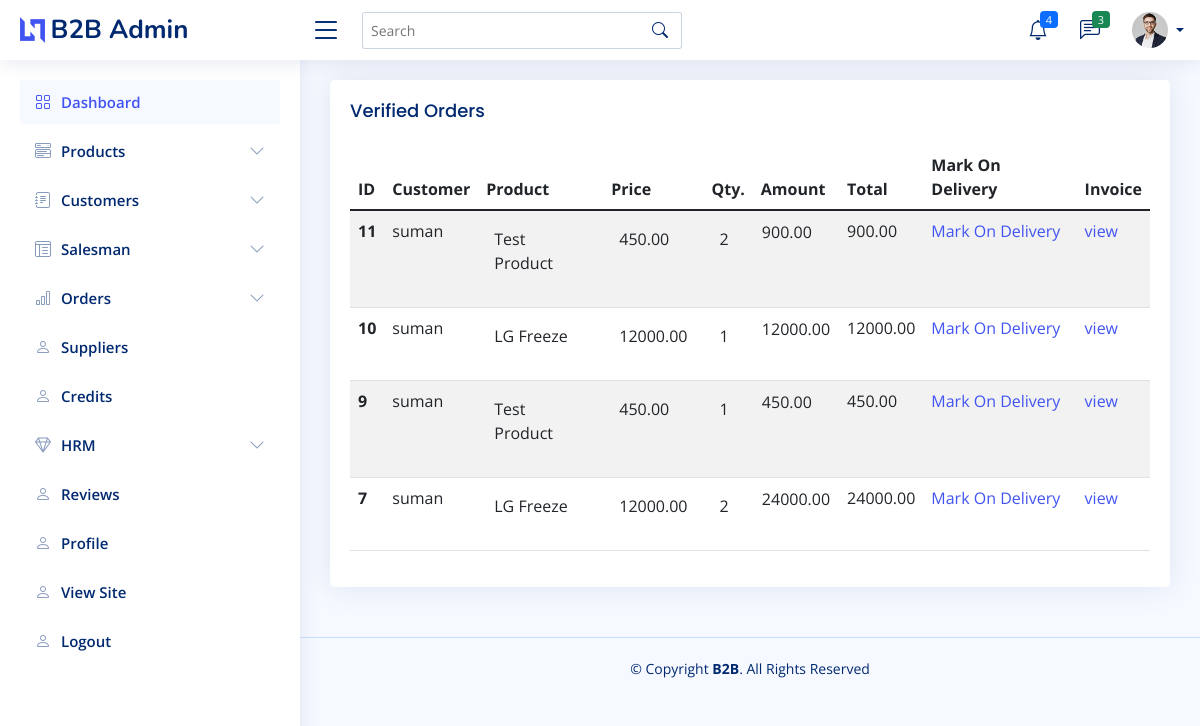
The app's page /admin-dashboard/orders/verified/, older data.
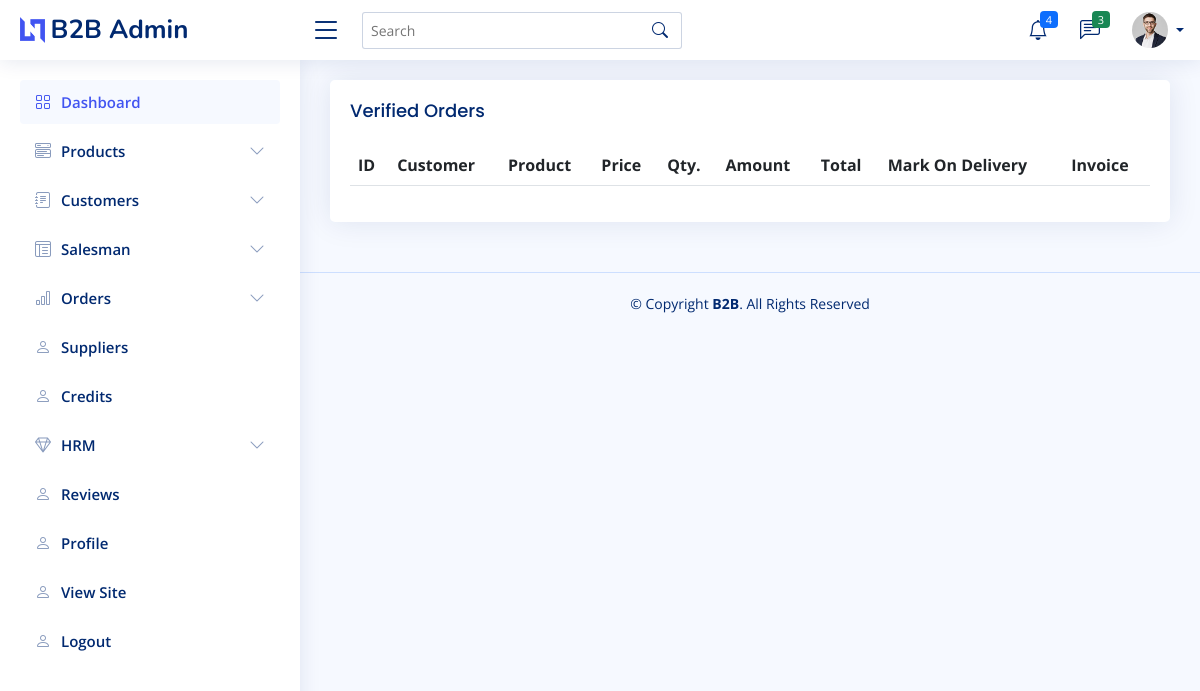
The same page, newer data.
### orders/models.py (models this page shows, shortened)
class Order(models.Model):
    PAYMENT_CHOICES = [('credit', 'Credit'),('cod', 'Cash on Delivery')]
    ORDER_STATUS_CHOICES = [('unverified', 'Unverified'),
                            ('verified','Verified'),
                            ('on_delivery', 'On Delivery'),
                            ('delivered', 'Delivered'),
                            ('cancelled','Cancelled')]
    user = models.ForeignKey(User, on_delete = models.CASCADE, related_name = 'orders')
    payment_method = models.CharField(max_length = 50, choices = PAYMENT_CHOICES)
    order_status = models.CharField(max_length = 50, choices = ORDER_STATUS_CHOICES)
    created = models.DateTimeField(auto_now_add = True)
    updated = models.DateTimeField(auto_now = True)
    objects = OrderManager()
    class Meta:
        ordering = ['-created']
    def get_total_cost(self):
        return sum([item.get_cost() for item in self.items.all()])

class OrderItem(models.Model):
    order = models.ForeignKey(Order, on_delete = models.CASCADE, related_name = 'items')
    product = models.ForeignKey(Product, on_delete = models.CASCADE)
    quantity = models.PositiveIntegerField(default = 1)
    def get_cost(self):
        if self.product.discounted_price:
            return self.product.discounted_price * self.quantity
        else:
            return self.product.price * self.quantity

### user/models.py (models this page shows)
class User(AbstractUser):
    is_customer = models.BooleanField(default = False)
    is_salesman = models.BooleanField(default = False)
    is_admin = models.BooleanField(default  = False)

### shop/models.py (models this page shows, shortened)
class Product(models.Model):
    COLOR_CHOICES = [
        ('white', 'White'),
        ('black', 'Black'),
        ('grey', 'Grey'),
        ('silver', 'Silver'),
        ('golden', 'Golden'),
    ]
    category = models.ForeignKey(Category, on_delete = models.CASCADE, related_name = 'products', verbose_name="Category*")
    sub_category = models.ForeignKey(SubCategory, on_delete = models.CASCADE, related_name = 'products', verbose_name="Sub Category*")
    sub_sub_category = models.ForeignKey(SubSubCategory, on_delete = models.CASCADE, related_name = 'products', verbose_name="Sub Sub Category*")
    name = models.CharField('Product Name*',max_length = 500)
    brand = models.ForeignKey(Brand, on_delete = models.CASCADE, blank = True, null = True, related_name = 'products')
    image = models.FileField('Product Images*',upload_to = 'images/')
    color = models.CharField('Product Color*',max_length=100, choices = COLOR_CHOICES, blank = True, null = True)
    price = models.DecimalField('Price*',max_digits = 10,decimal_places = 2)
    discounted_price = models.DecimalField('Discounted Price',max_digits = 10, decimal_places = 2, blank = True, null = True)
    stock = models.PositiveIntegerField('Stock*')
    size = models.CharField(max_length = 10, blank = True, null = True)
    type = models.CharField('Product Type',max_length = 10, blank = True, null = True)
    is_featured = models.BooleanField('Featured Product',default = False)
    created_date = models.DateTimeField(auto_now_add = True)
    updated_date = models.DateTimeField(auto_now = True)

### orders/views.py (the view)
# urls.py: path('admin-dashboard/orders/verified/', views.verified_orders, name = 'verified_orders'),
def verified_orders(request):
    verified_orders = Order.objects.filter(order_status = 'verified')
    return render(request, 'orders/verified_orders.html', {'verified_orders':verified_orders})

### orders/models.py (called while the page is built)
    def get_queryset(self):
        return OrderQuerySet(self.model, using=self._db)

### orders/templates/orders/verified_orders.html
{% extends 'shop/admin_base.html' %}
{% block main %}
<section class="section">
      <div class="row">
        <div class="col-lg-12">
          <div class="card">
            <div class="card-body">
              <h5 class="card-title">Verified Orders</h5>
              <table class="table table-striped datatable">
                <thead>
                  <tr>
                    <th scope="col">ID</th>
                    <th scope="col">Customer</th>
                    <th scope="col">Product</th>
                    <th scope="col">Price</th>
                    <th scope="col">Qty.</th>
                    <th scope="col">Amount</th>
                    <th scope="col">Total</th>
                    <th scope="col">Mark On Delivery</th>
                    <th scope="col">Invoice</th>
                  </tr>
                </thead>
                <tbody>
                {% for order in verified_orders %}
                  <tr>
                    <th scope="row">{{order.id}}</th>
                    <td>{{order.user}}</td>
                    <td>
                        <table class="table table-borderless">
                        {% for item in order.items.all %}
                            <tr>
                            <td>{{item.product.name}}</td>
                            </tr>
                        {% endfor%}
                        </table>
                    </td>
                    <td>
                        <table class="table table-borderless">
                        {% for item in order.items.all %}
                            <tr>
                                {% if item.product.discounted_price%}
                                <td>{{item.product.discounted_price}}</td>
                                {% else %}
                                <td>{{item.product.price}}</td>
                                {% endif %}
                            </tr>
                        {% endfor%}
                        </table>
                    </td>
                    <td>
                        <table class="table table-borderless">
                        {% for item in order.items.all %}
                            <tr>
                                <td>{{item.quantity}}</td>
                            </tr>
                        {% endfor%}
                        </table>
                    </td>
                    <td>
                        <table>
                        {% for item in order.items.all %}
                            <tr>
                                <td>{{item.get_cost}}</td>
                            </tr>
                        {% endfor%}
                        </table>
                    </td>
                    <td>{{order.get_total_cost}}</td>
                    <td><a href="{% url 'orders:mark_on_delivery' order.id %}"> Mark On Delivery</a></td>
                    <td><a href="{% url 'orders:order_invoice' order.id %}">view</a></td>
                  </tr>
                  {% endfor%}
                </tbody>
              </table>
            </div>
          </div>
        </div>
      </div>
    </section>
{% endblock %}

### shop/templates/shop/admin_base.html (shortened to what this page needs)
{% load static %}
<!DOCTYPE html>
<html lang="en">
  <head>
    <link
      href="{% static 'shop/assets/vendor/bootstrap/css/bootstrap.min.css' %}"
      rel="stylesheet"
    />
    <link
      href="{% static 'shop/assets/vendor/bootstrap-icons/bootstrap-icons.css' %}"
      rel="stylesheet"
    />
    <link
      href="{% static 'shop/assets/vendor/boxicons/css/boxicons.min.css' %}"
      rel="stylesheet"
    />
    <link
      href="{% static 'shop/assets/vendor/quill/quill.snow.css' %}"
      rel="stylesheet"
    />
    <link
      href="{% static 'shop/assets/vendor/quill/quill.bubble.css' %}"
      rel="stylesheet"
    />
    <link
      href="{% static 'shop/assets/vendor/remixicon/remixicon.css' %}"
      rel="stylesheet"
    />
    <link
      href="{% static 'shop/assets/vendor/simple-datatables/style.css' %}"
      rel="stylesheet"
    />
    <link href="{% static 'shop/assets/css/style.css' %}" rel="stylesheet" />
  </head>
  <body>
    <header id="header" class="header fixed-top d-flex align-items-center">
      <div class="d-flex align-items-center justify-content-between">
        <a href="{% url 'shop:admin_dashboard' %}" class="logo d-flex align-items-center">
          <img src="{% static 'shop/assets/img/logo.png' %}" alt="" />
          <span class="d-none d-lg-block">B2B Admin</span>
        </a>
        <i class="bi bi-list toggle-sidebar-btn"></i>
      </div>
      <div class="search-bar">
        <form
          class="search-form d-flex align-items-center"
          method="POST"
          action="#"
        >
          <input
            type="text"
            name="query"
            placeholder="Search"
            title="Enter search keyword"
          />
          <button type="submit" title="Search">
            <i class="bi bi-search"></i>
          </button>
        </form>
      </div>
      <nav class="header-nav ms-auto">
        <ul class="d-flex align-items-center">
          <li class="nav-item dropdown">
            <a class="nav-link nav-icon" href="#" data-bs-toggle="dropdown">
              <i class="bi bi-bell"></i>
              <span class="badge bg-primary badge-number">4</span> </a
            >
          </li>
          <li class="nav-item dropdown">
            <a class="nav-link nav-icon" href="#" data-bs-toggle="dropdown">
              <i class="bi bi-chat-left-text"></i>
              <span class="badge bg-success badge-number">3</span> </a
            >
          </li>
          <li class="nav-item dropdown pe-3">
            <a
              class="nav-link nav-profile d-flex align-items-center pe-0"
              href="#"
              data-bs-toggle="dropdown"
            >
              <img
                src="{% static 'shop/assets/img/profile-img.jpg' %}"
                alt="Profile"
                class="rounded-circle"
              />
              <span class="d-none d-md-block dropdown-toggle ps-2"
                >{{request.user.username}}</span
              > </a
            >
          </li>
        </ul>
      </nav>
    </header>
    <aside id="sidebar" class="sidebar">
      <ul class="sidebar-nav" id="sidebar-nav">
        <li class="nav-item">
          <a class="nav-link" href="{% url 'shop:admin_dashboard' %}">
            <i class="bi bi-grid"></i>
            <span>Dashboard</span>
          </a>
        </li>
        <li class="nav-item">
          <a
            class="nav-link collapsed"
            data-bs-target="#components-nav"
            data-bs-toggle="collapse"
            href="#"
          >
            <i class="bi bi-menu-button-wide"></i><span>Products</span
            ><i class="bi bi-chevron-down ms-auto"></i>
          </a>
        </li>
        <li class="nav-item">
          <a
            class="nav-link collapsed"
            data-bs-target="#forms-nav"
            data-bs-toggle="collapse"
            href="#"
          >
            <i class="bi bi-journal-text"></i><span>Customers</span
            ><i class="bi bi-chevron-down ms-auto"></i>
          </a>
        </li>
        <li class="nav-item">
          <a
            class="nav-link collapsed"
            data-bs-target="#tables-nav"
            data-bs-toggle="collapse"
            href="#"
          >
            <i class="bi bi-layout-text-window-reverse"></i><span>Salesman</span
            ><i class="bi bi-chevron-down ms-auto"></i>
          </a>
        </li>
        <li class="nav-item">
          <a
            class="nav-link collapsed"
            data-bs-target="#charts-nav"
            data-bs-toggle="collapse"
            href="#"
          >
            <i class="bi bi-bar-chart"></i><span>Orders</span
            ><i class="bi bi-chevron-down ms-auto"></i>
          </a>
        </li>
        <li class="nav-item">
          <a class="nav-link collapsed" href="users-profile.html">
            <i class="bi bi-person"></i>
            <span>Suppliers</span>
          </a>
        </li>
        <li class="nav-item">
          <a class="nav-link collapsed" href="{% url 'accounting:list_credits' %}">
            <i class="bi bi-person"></i>
            <span>Credits</span>
          </a>
        </li>
        <li class="nav-item">
          <a class="nav-link collapsed" data-bs-target="#icons-nav" data-bs-toggle="collapse" href="#">
            <i class="bi bi-gem"></i><span>HRM</span><i class="bi bi-chevron-down ms-auto"></i>
          </a>
        </li>
        <li class="nav-item">
          <a class="nav-link collapsed" href="users-profile.html">
            <i class="bi bi-person"></i>
            <span>Reviews</span>
          </a>
        </li>
        <li class="nav-item">
          <a class="nav-link collapsed" href="{% url 'shop:admin_profile'%}">
            <i class="bi bi-person"></i>
            <span>Profile</span>
          </a>
        </li>
        <li class="nav-item">
          <a class="nav-link collapsed" href="/">
            <i class="bi bi-person"></i>
            <span>View Site</span>
          </a>
        </li>
        <li class="nav-item">
          <a class="nav-link collapsed" href="{% url 'account_logout' %}">
            <i class="bi bi-person"></i>
            <span>Logout</span>
          </a>
        </li>
      </ul>
    </aside>
    <main id="main" class="main">
      {% block main %}
      {% endblock %}
    </main>
    <footer id="footer" class="footer">
    <div class="copyright">
        &copy; Copyright <strong><span>B2B</span></strong
        >. All Rights Reserved
    </div>
    </footer>
  </body>
</html>

### shop/static/shop/assets/css/style.css (style rules this page uses)
:root { scroll-behavior: smooth; }
body { font-family: "Open Sans", sans-serif; background: #f6f9ff; color: #444444; }
a { color: #4154f1; text-decoration: none; }
h1, h2, h3, h4, h5, h6 { font-family: "Nunito", sans-serif; }
#main { margin-top: 60px; padding: 20px 30px; transition: all 0.3s; }
.card { margin-bottom: 30px; border: none; border-radius: 5px; box-shadow: 0px 0 30px rgba(1, 41, 112, 0.1); }
.card-title { padding: 20px 0 15px 0; font-size: 18px; font-weight: 500; color: #012970; font-family: "Poppins", sans-serif; }
.card-body { padding: 0 20px 20px 20px; }
.logo { line-height: 1; }
@media (min-width: 1200px) { .logo { width: 280px; } }
.logo img { max-height: 26px; margin-right: 6px; }
.logo span { font-size: 26px; font-weight: 700; color: #012970; font-family: "Nunito", sans-serif; }
.header { transition: all 0.5s; z-index: 997; height: 60px; box-shadow: 0px 2px 20px rgba(1, 41, 112, 0.1); background-color: #fff; padding-left: 20px; }
.header .toggle-sidebar-btn { font-size: 32px; padding-left: 10px; cursor: pointer; color: #012970; }
.header .search-bar { min-width: 360px; padding: 0 20px; }
.header .search-form { width: 100%; }
.header .search-form input { border: 0; font-size: 14px; color: #012970; border: 1px solid rgba(1, 41, 112, 0.2); padding: 7px 38px 7px 8px; border-radius: 3px; transition: 0.3s; width: 100%; }
.header .search-form button { border: 0; padding: 0; margin-left: -30px; background: none; }
.header .search-form button i { color: #012970; }
.header-nav ul { list-style: none; }
.header-nav > ul { margin: 0; padding: 0; }
.header-nav .nav-icon { font-size: 20px; color: #012970; }
.header-nav .nav-profile { color: #012970; }
.header-nav .nav-profile img { max-height: 36px; }
.header-nav .nav-profile span { font-size: 14px; font-weight: 600; }
.header-nav .badge-number { position: absolute; inset: 4px 6px auto auto; font-weight: normal; font-size: 11px; padding: 3px 6px; }
.sidebar { position: fixed; top: 60px; left: 0; bottom: 0; width: 300px; z-index: 996; transition: all 0.3s; padding: 20px; overflow-y: auto; scrollbar-width: thin; scrollbar-color: #aab7cf transparent; box-shadow: 0px 0px 20px rgba(1, 41, 112, 0.1); background-color: #fff; }
@media (min-width: 1200px) { #main, #footer { margin-left: 300px; } }
.sidebar-nav { padding: 0; margin: 0; list-style: none; }
.sidebar-nav li { padding: 0; margin: 0; list-style: none; }
.sidebar-nav .nav-item { margin-bottom: 5px; }
.sidebar-nav .nav-link { display: flex; align-items: center; font-size: 15px; font-weight: 600; color: #4154f1; transition: 0.3; background: #f6f9ff; padding: 10px 15px; border-radius: 4px; }
.sidebar-nav .nav-link i { font-size: 16px; margin-right: 10px; color: #4154f1; }
.sidebar-nav .nav-link.collapsed { color: #012970; background: #fff; }
.sidebar-nav .nav-link.collapsed i { color: #899bbd; }
.sidebar-nav .nav-link .bi-chevron-down { margin-right: 0; transition: transform 0.2s ease-in-out; }
.footer { padding: 20px 0; font-size: 14px; transition: all 0.3s; border-top: 1px solid #cddfff; }
.footer .copyright { text-align: center; color: #012970; }

Row changes from the older to the newer data that the page shows:
removed Order: id "11", user "suman", get_total_cost "900.00"
removed OrderItem: product.name "Test Product", product.discounted_price "450.00", quantity "2", get_cost "900.00"
removed Order: id "10", user "suman", get_total_cost "12000.00"
removed OrderItem: product.name "LG Freeze", product.discounted_price "12000.00", quantity "1", get_cost "12000.00"
removed Order: id "9", user "suman", get_total_cost "450.00"
removed OrderItem: product.name "Test Product", product.discounted_price "450.00", quantity "1", get_cost "450.00"
removed Order: id "7", user "suman", get_total_cost "24000.00"
removed OrderItem: product.name "LG Freeze", product.discounted_price "12000.00", quantity "2", get_cost "24000.00"
